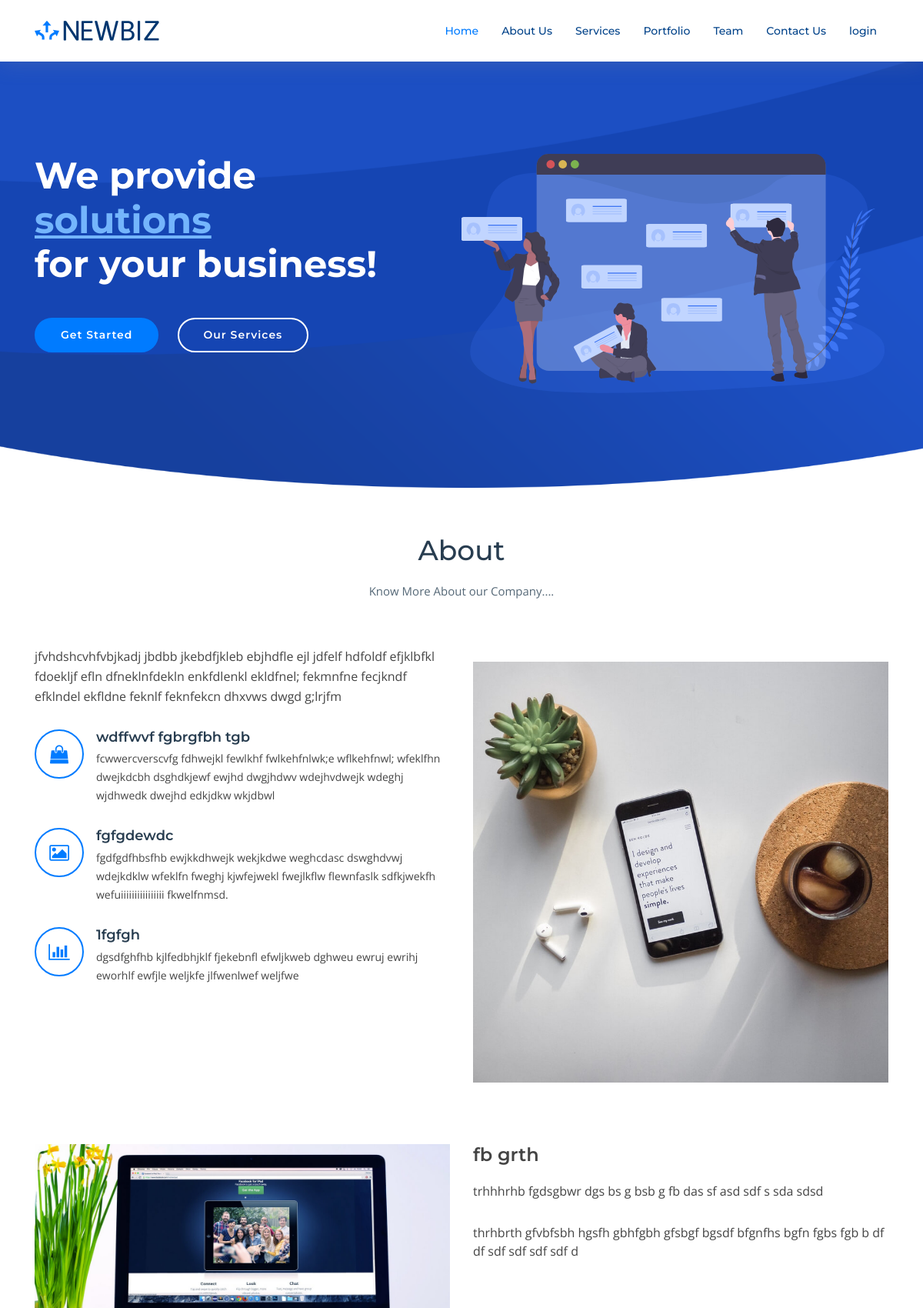
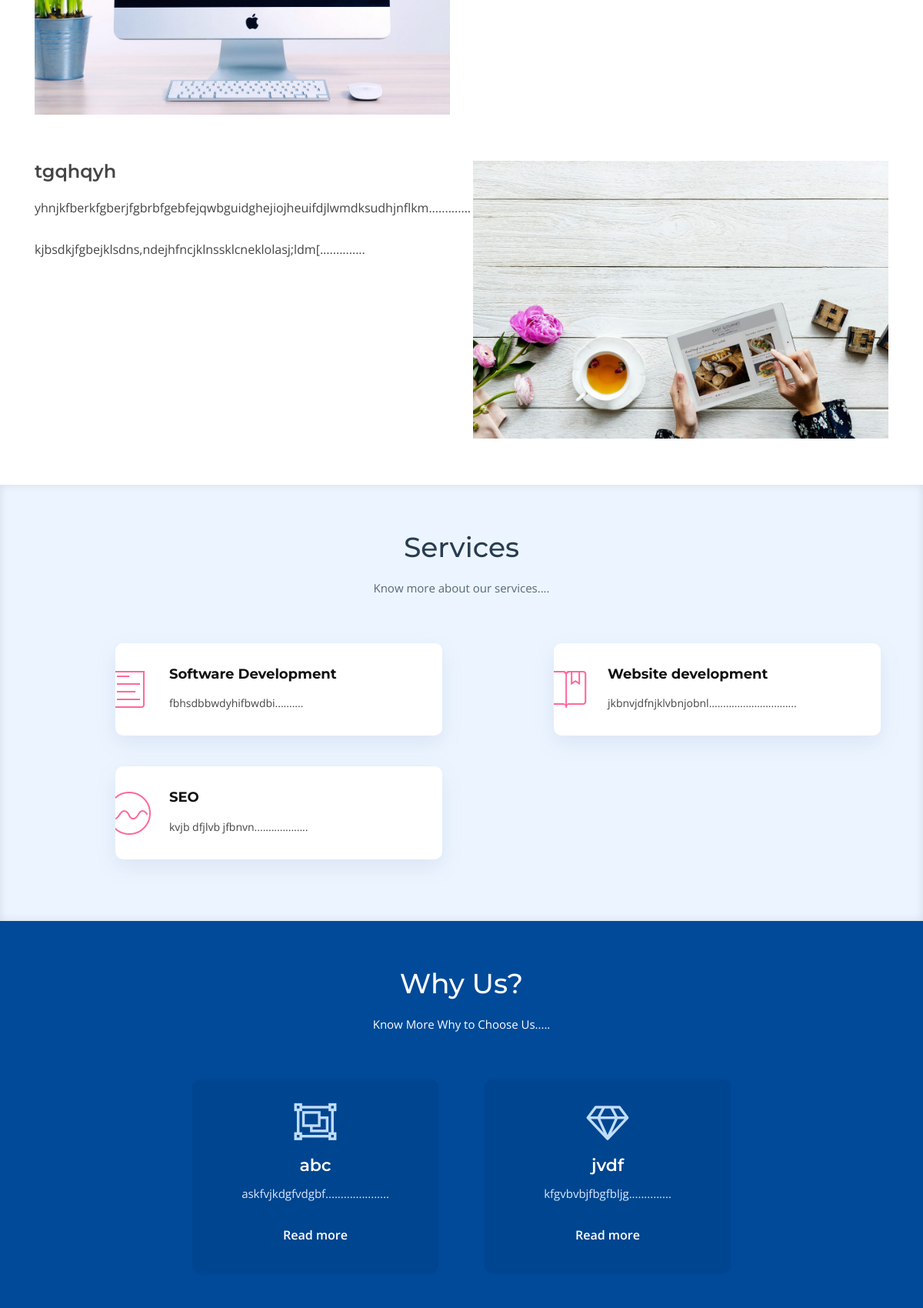
The page / (upper part) on the database its author committed (2 pictures, top to bottom).
### polls/models.py (models this page shows, shortened)
class Index(models.Model):
    about_head = models.CharField(max_length=50)
    about_dis = models.CharField(max_length=500)
    services_head = models.CharField(max_length=50)
    services_dis = models.CharField(max_length=500)
    portfolio_head = models.CharField(max_length=50)
    team_head = models.CharField(max_length=50)
    team_dis = models.CharField(max_length=500)
    client_head = models.CharField(max_length=50)
    client_dis = models.CharField(max_length=500)
    contact_head = models.CharField(max_length=50)
    testimonials_head = models.CharField(max_length=50)
    why_head = models.CharField(max_length=50)
    why_dis = models.CharField(max_length=500)

class Aboutinfo(models.Model):
    About_discription = models.TextField()
    image = models.ImageField(upload_to='abouts/')
    About_title1 = models.CharField(max_length=50)
    About_discrip1 = models.TextField()
    About_title2 = models.CharField(max_length=50)
    About_discrip2 = models.TextField()
    About_title3 = models.CharField(max_length=50)
    About_discrip3 = models.TextField()

class Aboutdis(models.Model):
    image = models.ImageField(upload_to='about/')
    title = models.CharField(max_length=100)
    clas = models.CharField(choices=about_type, max_length=50)
    div_clas = models.CharField(choices=div_type, max_length=60)
    discription = models.TextField()
    more_discription = models.TextField()

class Service(models.Model):
    select_icon = models.CharField(choices=icon_type, max_length=50)
    service_name = models.CharField(max_length=100)
    service_discription = models.TextField()

class Why(models.Model):
    card_icon = models.CharField(choices=icon_card, max_length=50)
    card_title = models.CharField(max_length=50)
    card_dis = models.TextField()
    card_link = models.URLField()

### polls/views.py (the view)
# urls.py: path('',views.index, name='index'),
def index(request):
    image = Client.objects.all()
    photo = Team.objects.all()
    data = Index.objects.all()
    test = Testo.objects.all()
    folio = Port.objects.all()
    us = Why.objects.all()
    togg = Toggle.objects.all()
    servic = Service.objects.all()
    title = Aboutinfo.objects.all()
    detail = Aboutdis.objects.all()
    cric = Newsletter.objects.all()
    return render(request, 'polls/index.html',{"img": image, "pic": photo, "dat": data, "tst": test, "pt": folio, "uss": us, "tog": togg, "ser": servic, "titl": title, "deta": detail, "nu": cric})

### polls/models.py (called while the page is built)
    def __str__(self):
        return str(self.category)

### mysite/templates/polls/index.html (shortened to what this page needs)
{% extends 'polls/layout.html' %}
{% block content %}
  {% include "includes/intro.html" %}
  {% include "includes/about us.html" %}
    {% include "includes/services.html" %}
    {% include "includes/why us.html" %}
    {% endblock %}

### mysite/templates/includes/about us.html
{% load static %}
<section id="about">
        <div class="container">
            {% for index in dat %}
          <header class="section-header">
            <h3>{{ index.about_head }}</h3>
            <p>{{ index.about_dis }}</p>
          </header>
          {% endfor %}
          <div class="row about-container">
              {% for aboutinfo in titl %}
            <div class="col-lg-6 content order-lg-1 order-2">
              <p>
                  {{ aboutinfo.About_discription }}
              </p>
              <div class="icon-box wow fadeInUp">
                <div class="icon"><i class="fa fa-shopping-bag"></i></div>
                <h4 class="title"><a href="">{{ aboutinfo.About_title1 }}</a></h4>
                <p class="description">{{ aboutinfo.About_discrip1 }}</p>
              </div>
              <div class="icon-box wow fadeInUp" data-wow-delay="0.2s">
                <div class="icon"><i class="fa fa-photo"></i></div>
                <h4 class="title"><a href="">{{ aboutinfo.About_title2 }}</a></h4>
                <p class="description">{{ aboutinfo.About_discrip2 }}</p>
              </div>
              <div class="icon-box wow fadeInUp" data-wow-delay="0.4s">
                <div class="icon"><i class="fa fa-bar-chart"></i></div>
                <h4 class="title"><a href="">{{ aboutinfo.About_title3 }}</a></h4>
                <p class="description">{{ aboutinfo.About_discrip3 }}</p>
              </div>
            </div>
            <div class="col-lg-6 background order-lg-2 order-1 wow fadeInUp">
              <img src="{{ aboutinfo.image.url}}" class="img-fluid" alt="">
            </div>
            {% endfor %}
          </div>
          {% for aboutdis in deta %}
          <div class="row about-extra">
            <div class="{{ aboutdis.clas }}">
              <img src="{{ aboutdis.image.url}}" class="img-fluid" alt="">
            </div>
            <br><br><br><br>
            <div class="{{ aboutdis.div_clas }}">
              <h4>{{ aboutdis.title }}</h4>
              <p>
                {{ aboutdis.discription }}
              </p>
              <p>
                  {{ aboutdis.more_discription }}
              </p>
            </div>
          </div>
          {% endfor %}
        </div>
      </section>

### mysite/templates/includes/services.html
{% load static %}
<section id="services" class="section-bg">
        <div class="container">
            {% for index in dat %}
          <header class="section-header">
            <h3>{{ index.services_head }}</h3>
            <p>{{ index.services_dis }}</p>
          </header>
          {% endfor %}
          <div class="row">
              {% for service in ser %}
            <div class="col-md-6 col-lg-5 offset-lg-1 wow bounceInUp" data-wow-duration="1.4s">
              <div class="box">
                <div class="icon"><i class="{{ service.select_icon }}" style="color: #ff689b;"></i></div>
                <h4 class="title"><a href="">{{ service.service_name }}</a></h4>
                <p class="description">{{ service.service_discription }}</p>
              </div>
            </div>
            {% endfor %}
          </div>
        </div>
      </section>

### mysite/templates/includes/why us.html (shortened to what this page needs)
{% load static %}
<section id="why-us" class="wow fadeIn">
        <div class="container">
            {% for index in dat %}
          <header class="section-header">
            <h3>{{ index.why_head }}</h3>
            <p>{{ index.why_dis }}</p>
          </header>
          {% endfor %}
          <div class="row row-eq-height justify-content-center">
              {% for why in uss %}
            <div class="col-lg-4 mb-4">
              <div class="card wow bounceInUp">
                  <i class="{{ why.card_icon }}"></i>
                <div class="card-body">
                  <h5 class="card-title">{{ why.card_title }}</h5>
                  <p class="card-text">{{ why.card_dis }}</p>
                  <a href="{{ why.card_link }}" class="readmore">Read more </a>
                </div>
              </div>
            </div>
            {% endfor %}
          </div>
          <div class="row counters">
          </div>
        </div>
      </section>

### polls/static/css/style.css (style rules this page uses)
body { background: #fff; color: #444; font-family: "Open Sans", sans-serif; }
a { color: #007bff; transition: 0.5s; }
p { padding: 0; margin: 0 0 30px 0; }
h1, h2, h3, h4, h5, h6 { font-family: "Montserrat", sans-serif; font-weight: 400; margin: 0 0 20px 0; padding: 0; }
.section-header h3 { font-size: 36px; color: #283d50; text-align: center; font-weight: 500; position: relative; }
.section-header p { text-align: center; margin: auto; font-size: 15px; padding-bottom: 60px; color: #556877; width: 50%; }
.section-bg { background: #ecf5ff; }
#about { background: #fff; padding: 60px 0; }
#about .about-container .background { margin: 20px 0; }
#about .about-container .content { background: #fff; }
#about .about-container .title { color: #333; font-weight: 700; font-size: 32px; }
#about .about-container p { line-height: 26px; }
#about .about-container p:last-child { margin-bottom: 0; }
#about .about-container .icon-box { background: #fff; background-size: cover; padding: 0 0 30px 0; }
#about .about-container .icon-box .icon { float: left; background: #fff; width: 64px; height: 64px; display: -webkit-box; display: -webkit-flex; display: -ms-flexbox; display: flex; -webkit-box-pack: center; -webkit-justify-content: center; -ms-flex-pack: center; justify-content: center; -webkit-box-align: center; -webkit-align-items: center; -ms-flex-align: center; align-items: center; -webkit-box-orient: vertical; -webkit-box-direction: normal; -webkit-flex-direction: column; -ms-flex-direction: column; flex-direction: column; text-align: center; border-radius: 50%; border: 2px solid #007bff; transition: all 0.3s ease-in-out; }
#about .about-container .icon-box .icon i { color: #007bff; font-size: 24px; }
#about .about-container .icon-box .title { margin-left: 80px; font-weight: 600; margin-bottom: 5px; font-size: 18px; }
#about .about-container .icon-box .title a { color: #283d50; }
#about .about-container .icon-box .description { margin-left: 80px; line-height: 24px; font-size: 14px; }
#about .about-extra { padding-top: 60px; }
#about .about-extra h4 { font-weight: 600; font-size: 24px; }
#services { padding: 60px 0 40px 0; box-shadow: inset 0px 0px 12px 0px rgba(0, 0, 0, 0.1); }
#services .box { padding: 30px; position: relative; overflow: hidden; border-radius: 10px; margin: 0 10px 40px 10px; background: #fff; box-shadow: 0 10px 29px 0 rgba(68, 88, 144, 0.1); transition: all 0.3s ease-in-out; }
#services .icon { position: absolute; left: -10px; top: calc(50% - 32px); }
#services .icon i { font-size: 64px; line-height: 1; transition: 0.5s; }
#services .title { margin-left: 40px; font-weight: 700; margin-bottom: 15px; font-size: 18px; }
#services .title a { color: #111; }
#services .description { font-size: 14px; margin-left: 40px; line-height: 24px; margin-bottom: 0; }
#why-us { padding: 60px 0; background: #004a99; }
#why-us .section-header h3, #why-us .section-header p { color: #fff; }
#why-us .card { background: #00458f; border-color: #00458f; border-radius: 10px; margin: 0 15px; padding: 15px 0; text-align: center; color: #fff; transition: 0.3s ease-in-out; height: 100%; }
#why-us .card i { font-size: 48px; padding-top: 15px; color: #bfddfe; }
#why-us .card h5 { font-size: 22px; font-weight: 600; }
#why-us .card p { font-size: 15px; color: #d8eafe; }
#why-us .card .readmore { color: #fff; font-weight: 600; display: inline-block; transition: 0.3s ease-in-out; border-bottom: #00458f solid 2px; }
#why-us .counters { padding-top: 40px; }

### rows shown on the page
Index: about_head "About", about_dis "Know More About our Company....", services_head "Services", services_dis "Know more about our services....", why_head "Why Us?", why_dis "Know More Why to Choose Us....."
Aboutinfo: About_discription "jfvhdshcvhfvbjkadj jbdbb jkebdfjkleb ebjhdfle ejl jdfelf hdfoldf efjklbfkl fdoekljf efln dfneklnfdekln enkfdlenkl ekldfnel; fekmnfne fecjkndf efklndel ekfldne feknlf feknfekcn dhxvws dwgd g;lrjfm", About_title1 "wdffwvf fgbrgfbh tgb", About_discrip1 "fcwwercverscvfg fdhwejkl fewlkhf fwlkehfnlwk;e wflkehfnwl; wfeklfhn dwejkdcbh dsghdkjewf ewjhd dwgjhdwv wdejhvdwejk wdeghj wjdhwedk dwejhd edkjdkw wkjdbwl", About_title2 "fgfgdewdc", About_discrip2 "fgdfgdfhbsfhb ewjkkdhwejk wekjkdwe weghcdasc dswghdvwj wdejkdklw wfeklfn fweghj kjwfejwekl fwejlkflw flewnfaslk sdfkjwekfh wefuiiiiiiiiiiiiiiii fkwelfnmsd.", About_title3 "1fgfgh", About_discrip3 "dgsdfghfhb kjlfedbhjklf fjekebnfl efwljkweb dghweu ewruj ewrihj eworhlf ewfjle weljkfe jlfwenlwef weljfwe", image (picture)
Aboutdis: image (picture), title "fb grth", discription "trhhhrhb fgdsgbwr dgs bs g bsb g fb das sf asd sdf s sda sdsd", more_discription "thrhbrth gfvbfsbh hgsfh gbhfgbh gfsbgf bgsdf bfgnfhs bgfn fgbs fgb b df df sdf sdf sdf sdf d"
Aboutdis: image (picture), title "tgqhqyh", discription "yhnjkfberkfgberjfgbrbfgebfejqwbguidghejiojheuifdjlwmdksudhjnflkm.............", more_discription "kjbsdkjfgbejklsdns,ndejhfncjklnssklcneklolasj;ldm[.............."
Service: service_name "Software Development", service_discription "fbhsdbbwdyhifbwdbi.........."
Service: service_name "Website development", service_discription "jkbnvjdfnjklvbnjobnl..............................."
Service: service_name "SEO", service_discription "kvjb dfjlvb jfbnvn..................."
Why: card_title "abc", card_dis "askfvjkdgfvdgbf....................."
Why: card_title "jvdf", card_dis "kfgvbvbjfbgfbljg.............."
